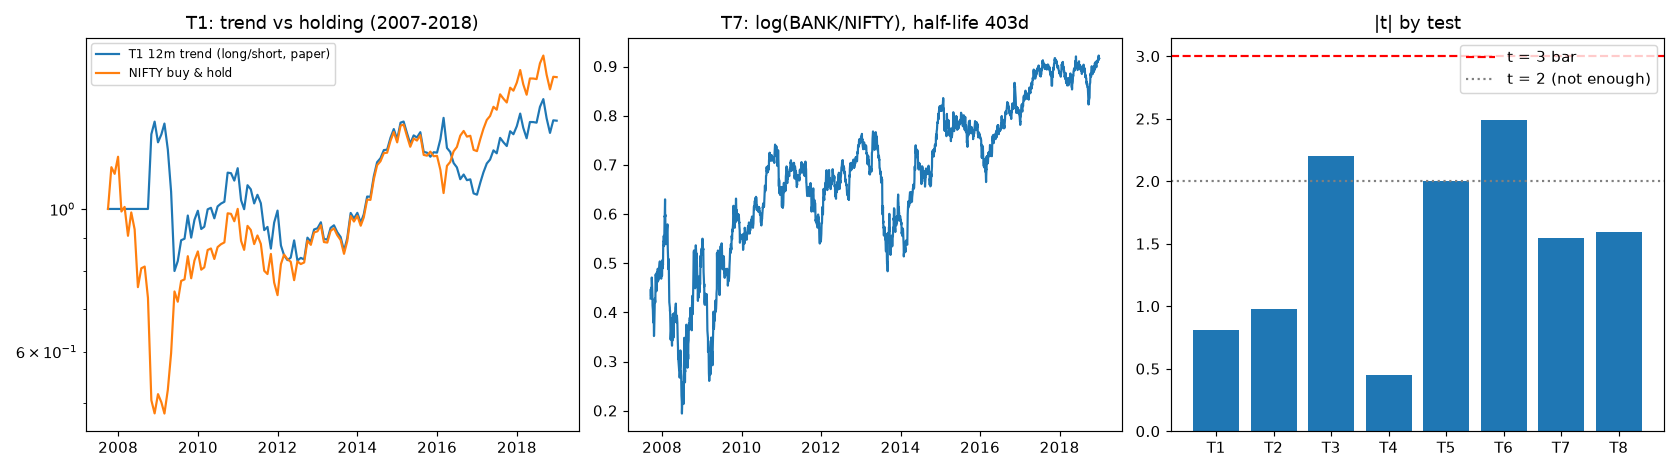

Source code (Python):
# %% [markdown]
# # Day 8 build-along: EDGE FAMILY EXPLORER (look for clues, not strategies)
#
# One quick, PRE-DECLARED test per edge family on Indian index data, so your idea cards start from evidence
# instead of vibes. Rules that make this honest:
# 1. **Exploration sample only: 2007-09 to 2018-12.** 2019-2026 is LOCKED. The loader refuses to return it.
#    The locked years are your future out-of-sample test. Look at them now and they're burned forever.
# 2. **Every test is listed BEFORE running and counted.** N goes in your trial log.
# 3. **The bar is |t| > 3** (Harvey-Liu-Zhu, Day 5). A t of 2 among 8 tests is expected by luck.
# 4. **A pass here is a clue for an idea card, not a strategy.** No costs, no sizing, no out-of-sample yet.
#
# The 8 tests (fixed in advance, one parameter each, no tuning):
# T1 trend: does NIFTY's past-12-month return sign predict next month's return?
# T2 short-term trend: same with past 1 month.
# T3 mean reversion: lag-1 autocorrelation of NIFTY daily returns.
# T4 cross-asset momentum: next-month return of "whichever of NIFTY / gold (GOLDBEES) did better over 6 months" minus the other.
# T5 calendar/event: turn-of-month (last day + first 3 days) vs other days on NIFTY.
# T6 overnight vs intraday: NIFTYBEES close-to-open vs open-to-close mean return.
# T7 pairs: is log(NIFTYBANK/NIFTY) mean-reverting? AR(1) half-life + a crude Dickey-Fuller t.
# T8 volatility regime: does high India VIX (top 20% of past year) predict higher next-month NIFTY return?

# %%
import numpy as np, pandas as pd, matplotlib.pyplot as plt
from pathlib import Path
HERE = Path(__file__).resolve().parent if "__file__" in globals() else Path(".")
DATA = HERE.parent / "09_data"
EXPLORE_END = "2018-12-31"

def load(name):
    d = pd.read_csv(DATA / f"{name}_daily.csv", index_col=0, parse_dates=True).sort_index()
    d = d[~d.index.duplicated()].dropna(subset=["Close"])
    # Bad-tick filter: one-day >8% spike that fully reverses the next day (found on Days 4 and 7)
    lr = np.log(d["Close"]).diff()
    spike = (lr.abs() > 0.08) & (lr.shift(-1).abs() > 0.08) & (np.sign(lr) != np.sign(lr.shift(-1)))
    d = d[~spike]
    return d.loc[:EXPLORE_END]           # <- THE LOCK. Do not edit this line before Day 17.

def nw_t(x, lags=None):
    """Mean and Newey-West t-stat of a series (handles autocorrelation)."""
    x = pd.Series(x).dropna().values; n = len(x); m = x.mean(); e = x - m
    lags = lags if lags is not None else int(4 * (n / 100) ** (2 / 9))
    s = e @ e / n
    for L in range(1, lags + 1):
        s += 2 * (1 - L / (lags + 1)) * (e[L:] @ e[:-L]) / n
    return m, m / np.sqrt(s / n), n

nifty, bank, bees, gold, vix = (load(x) for x in ["NIFTY50", "NIFTYBANK", "NIFTYBEES", "GOLDBEES", "INDIAVIX"])
print(f"Exploration window: {nifty.index[0].date()} to {nifty.index[-1].date()}  ({len(nifty)} NIFTY days). 2019+ is locked.\n")
rows = []

# %% T1/T2 trend (time-series momentum, monthly, non-overlapping)
m = nifty["Close"].resample("ME").last(); mr = np.log(m).diff()
for name, look in [("T1 trend 12m", 12), ("T2 trend 1m", 1)]:
    sig = np.sign(np.log(m).diff(look)).shift(1)          # known at the previous month-end
    strat = (sig * mr).dropna()                            # long if past return > 0, short if < 0 (paper test only: we can't short)
    mu, t, n = nw_t(strat, lags=0)
    rows.append([name, "mean monthly long/short return", f"{mu*100:.2f}%", t, n])

# %% T3 mean reversion (daily autocorrelation)
r = np.log(nifty["Close"]).diff().dropna()
rho = r.autocorr(1); n = len(r)
z = (r - r.mean()) / r.std(); prod = (z * z.shift(1)).dropna()
_, t_rob, _ = nw_t(prod)                                   # robust t (vol clustering makes the naive rho*sqrt(n) too big)
print(f"T3 naive t = {rho*np.sqrt(n):.2f}, robust t = {t_rob:.2f}  <- always use the robust one")
rows.append(["T3 daily autocorrelation", "lag-1 autocorrelation (robust t)", f"{rho:+.3f}", t_rob, n])

# %% T4 cross-asset momentum: NIFTY vs gold
g = gold["Close"].resample("ME").last(); both = pd.concat([m, g], axis=1, keys=["nifty", "gold"]).dropna()
lr6 = np.log(both).diff(6).shift(1); nxt = np.log(both).diff()
winner_minus_loser = np.where(lr6["nifty"] > lr6["gold"], nxt["nifty"] - nxt["gold"], nxt["gold"] - nxt["nifty"])
s4 = pd.Series(winner_minus_loser, index=both.index)[lr6.notna().all(axis=1)]
mu, t, n = nw_t(s4, lags=0)
rows.append(["T4 NIFTY-vs-gold momentum", "mean monthly winner-minus-loser", f"{mu*100:.2f}%", t, n])

# %% T5 turn of month
d = r.to_frame("r"); d["ym"] = d.index.to_period("M")
d["k"] = d.groupby("ym").cumcount(); d["kr"] = d.groupby("ym")["r"].transform("count") - d["k"]   # kr==1: last day
tom = (d["k"] < 3) | (d["kr"] == 1)
diff = d.loc[tom, "r"].mean() - d.loc[~tom, "r"].mean()
se = np.sqrt(d.loc[tom, "r"].var() / tom.sum() + d.loc[~tom, "r"].var() / (~tom).sum())
rows.append(["T5 turn-of-month", "daily mean TOM minus other days", f"{diff*1e4:.1f} bps", diff / se, int(tom.sum())])

# %% T6 overnight vs intraday (NIFTYBEES; index opens on Yahoo are unreliable)
b = bees[(bees["Open"] > 0) & (bees["Close"] > 0)].copy()
on = np.log(b["Open"] / b["Close"].shift()); intra = np.log(b["Close"] / b["Open"])
ok = on.notna() & (on.abs() < 0.10) & (intra.abs() < 0.10)       # drop broken opens (zeros / glitches)
print(f"T6: dropped {(~ok).sum()} NIFTYBEES days with missing or broken opens")
on, intra = on[ok], intra[ok]
mu, t, n = nw_t(on - intra, lags=5)
rows.append(["T6 overnight minus intraday", "daily mean (NIFTYBEES)", f"{mu*1e4:.1f} bps", t, n])

# %% T7 pairs: NIFTYBANK / NIFTY
spread = np.log(bank["Close"] / nifty["Close"]).dropna()
ds = spread.diff().dropna(); lag = spread.shift(1).loc[ds.index]
X = np.column_stack([np.ones(len(lag)), lag.values]); beta = np.linalg.lstsq(X, ds.values, rcond=None)[0]
res = ds.values - X @ beta; se_b = np.sqrt(res @ res / (len(res) - 2) / ((lag - lag.mean()) ** 2).sum())
df_t = beta[1] / se_b; half_life = -np.log(2) / beta[1] if beta[1] < 0 else np.inf
rows.append(["T7 BANK/NIFTY spread", f"Dickey-Fuller t (5% crit about -2.86); half-life {half_life:.0f} days", f"{beta[1]:+.5f}", df_t, len(ds)])

# %% T8 VIX regime
v = vix["Close"].resample("ME").last()
hi = (v > v.rolling(12).quantile(0.8)).shift(1)
dd = pd.concat([mr, hi], axis=1, keys=["r", "hi"]).dropna(); dd["hi"] = dd["hi"].astype(bool)
diff = dd.loc[dd.hi, "r"].mean() - dd.loc[~dd.hi, "r"].mean()
se = np.sqrt(dd.loc[dd.hi, "r"].var() / dd.hi.sum() + dd.loc[~dd.hi, "r"].var() / (~dd.hi).sum())
rows.append(["T8 high-VIX months", "next-month NIFTY: high-VIX minus normal", f"{diff*100:.2f}%", diff / se, int(dd.hi.sum())])

# %% Report
tab = pd.DataFrame(rows, columns=["test", "statistic", "value", "t", "n"])
tab["passes |t|>3?"] = np.where(tab["test"].str.startswith("T7"), "n/a (see DF note)", np.where(tab["t"].abs() > 3, "YES", "no"))
pd.set_option("display.width", 200, "display.max_colwidth", 60)
print(tab.to_string(index=False, float_format=lambda x: f"{x:.2f}"))
k = len(tab)
print(f"\nTrials this lab: {k}. Add {k} to your trial log. With {k} tests, the chance that at least one |t|>2 appears by pure luck is about {1-(0.954**k):.0%}.")

fig, ax = plt.subplots(1, 3, figsize=(16, 4.5))
ax[0].plot((1 + (np.sign(np.log(m).diff(12)).shift(1) * mr).fillna(0)).cumprod(), label="T1 12m trend (long/short, paper)")
ax[0].plot((1 + mr.fillna(0)).cumprod(), label="NIFTY buy & hold"); ax[0].set_yscale("log"); ax[0].legend(fontsize=8); ax[0].set_title("T1: trend vs holding (2007-2018)")
ax[1].plot(spread); ax[1].set_title(f"T7: log(BANK/NIFTY), half-life {half_life:.0f}d"); 
ax[2].bar(range(k), tab["t"].abs()); ax[2].axhline(3, color="r", ls="--", label="t = 3 bar"); ax[2].axhline(2, color="gray", ls=":", label="t = 2 (not enough)")
ax[2].set_xticks(range(k)); ax[2].set_xticklabels([x.split()[0] for x in tab["test"]]); ax[2].legend(); ax[2].set_title("|t| by test")
plt.tight_layout(); plt.savefig(HERE / "edge_family_explorer.png", dpi=105); print("Saved edge_family_explorer.png")

# %% [markdown]
# ## Questions for your log
# 1. Which tests clear |t| > 3? Which only clear 2? Given 8 tests, how many |t| > 2 would you expect from luck alone?
# 2. T1 and T2 are "long/short" paper tests. You can't short NIFTY in our program (no F&O, no borrowing). What
#    long/flat version would you put on an idea card, and why might it be weaker?
# 3. T3: the index shows POSITIVE daily autocorrelation (continuation, not reversal). Part of it is an index artefact:
#    stale prices of less-liquid constituents (Lo-MacKinlay 1990). Is it tradeable in NIFTYBEES after Day 7's costs?
#    Why did the robust t come out smaller than the naive t?
# 4. T7: the spread trends for years. Why is "two related indices" not the same as "a mean-reverting pair"?
# 5. T6: why use NIFTYBEES and not the NIFTY index for overnight vs intraday? (Hint: check how often the index
#    'Open' equals the previous close in this data.)
# 6. Pick ONE family whose result surprised you and write a 3-line "why would this pay?" before any idea card.
